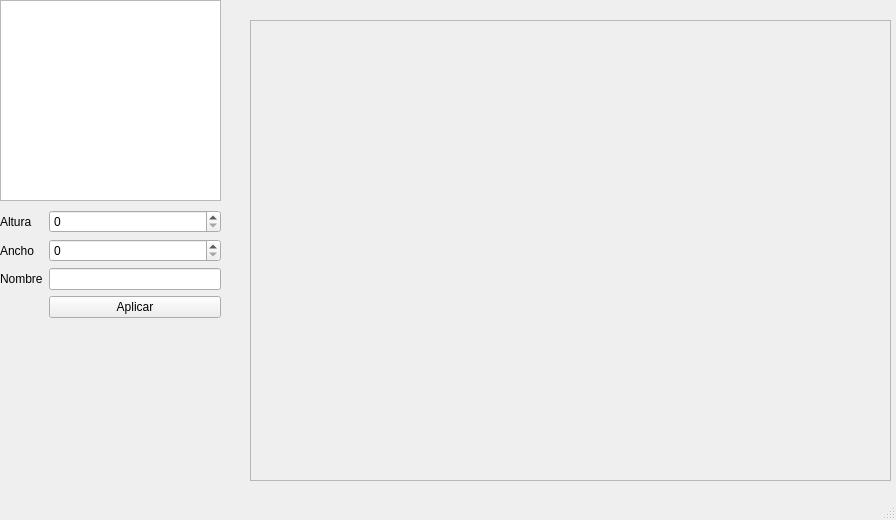
<?xml version="1.0" encoding="UTF-8"?>
<ui version="4.0">
 <class>MainWindow</class>
 <widget class="QMainWindow" name="MainWindow">
  <property name="geometry">
   <rect>
    <x>0</x>
    <y>0</y>
    <width>896</width>
    <height>520</height>
   </rect>
  </property>
  <property name="windowTitle">
   <string>MainWindow</string>
  </property>
  <widget class="QWidget" name="centralwidget">
   <widget class="QScrollArea" name="mapArea">
    <property name="geometry">
     <rect>
      <x>250</x>
      <y>20</y>
      <width>641</width>
      <height>461</height>
     </rect>
    </property>
    <property name="widgetResizable">
     <bool>true</bool>
    </property>
    <widget class="QWidget" name="nada">
     <property name="geometry">
      <rect>
       <x>0</x>
       <y>0</y>
       <width>639</width>
       <height>459</height>
      </rect>
     </property>
    </widget>
   </widget>
   <widget class="ItemList" name="itemList">
    <property name="geometry">
     <rect>
      <x>0</x>
      <y>0</y>
      <width>221</width>
      <height>201</height>
     </rect>
    </property>
   </widget>
   <widget class="QWidget" name="horizontalLayoutWidget">
    <property name="geometry">
     <rect>
      <x>0</x>
      <y>210</y>
      <width>221</width>
      <height>141</height>
     </rect>
    </property>
    <layout class="QHBoxLayout" name="horizontalLayout">
     <item>
      <layout class="QFormLayout" name="formLayout">
       <item row="3" column="1">
        <widget class="QPushButton" name="button">
         <property name="text">
          <string>Aplicar</string>
         </property>
        </widget>
       </item>
       <item row="0" column="0">
        <widget class="QLabel" name="label">
         <property name="text">
          <string>Altura</string>
         </property>
        </widget>
       </item>
       <item row="0" column="1">
        <widget class="QSpinBox" name="spinY">
         <property name="maximum">
          <number>999999999</number>
         </property>
        </widget>
       </item>
       <item row="1" column="0">
        <widget class="QLabel" name="label_2">
         <property name="text">
          <string>Ancho</string>
         </property>
        </widget>
       </item>
       <item row="1" column="1">
        <widget class="QSpinBox" name="spinX">
         <property name="maximum">
          <number>999999999</number>
         </property>
         <property name="stepType">
          <enum>QAbstractSpinBox::DefaultStepType</enum>
         </property>
        </widget>
       </item>
       <item row="2" column="0">
        <widget class="QLabel" name="label_3">
         <property name="text">
          <string>Nombre</string>
         </property>
        </widget>
       </item>
       <item row="2" column="1">
        <widget class="QLineEdit" name="nameLabel"/>
       </item>
      </layout>
     </item>
    </layout>
   </widget>
   <widget class="TrashBin" name="trashBin" native="true">
    <property name="geometry">
     <rect>
      <x>10</x>
      <y>360</y>
      <width>211</width>
      <height>101</height>
     </rect>
    </property>
   </widget>
  </widget>
  <widget class="QMenuBar" name="menubar">
   <property name="geometry">
    <rect>
     <x>0</x>
     <y>0</y>
     <width>896</width>
     <height>23</height>
    </rect>
   </property>
  </widget>
  <widget class="QStatusBar" name="statusbar"/>
 </widget>
 <customwidgets>
  <customwidget>
   <class>ItemList</class>
   <extends>QListWidget</extends>
   <header>itemList.h</header>
  </customwidget>
  <customwidget>
   <class>TrashBin</class>
   <extends>QWidget</extends>
   <header>trashbin.h</header>
   <container>1</container>
  </customwidget>
 </customwidgets>
 <resources/>
 <connections/>
</ui>
